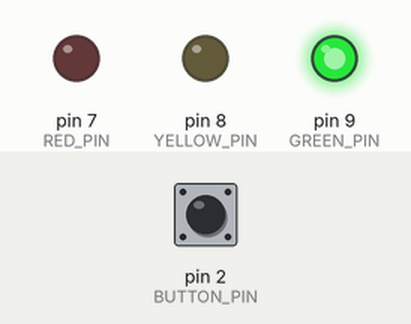
Simulated run of this sketch. Board: Arduino Uno, built with avr-gcc and run on an emulated ATmega328P. Shown: output pins drawn as LEDs (lit = HIGH). The inputs (shaded band) are chosen by the test bench; at power-on: pin 2 (BUTTON_PIN) HIGH. What the sketch prints to the serial monitor is not drawn.

Above: at 1.2 s.
1.3 s: pin 2 (BUTTON_PIN) pulled LOW for 0.15 s
At 2.1 s:
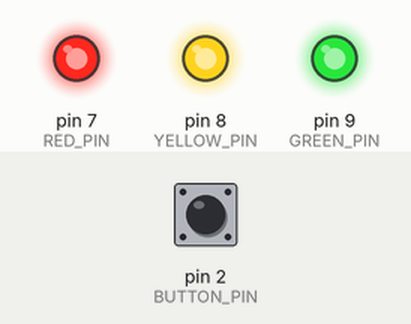
2.9 s: pin 2 (BUTTON_PIN) pulled LOW for 1 s
At 3.3 s:
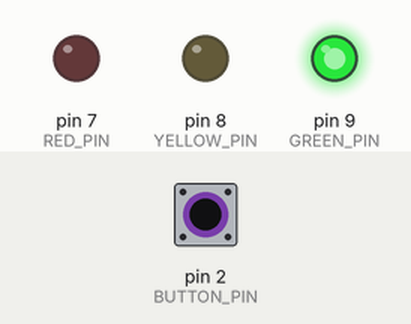
6.9 s: pin 2 (BUTTON_PIN) pulled LOW for 3.2 s
At 7.6 s:
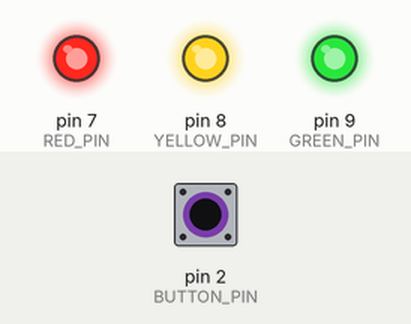
11.6 s: pin 2 (BUTTON_PIN) pulled LOW for 0.15 s
At 17.3 s:
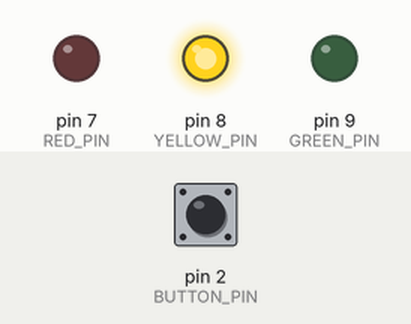
Timing chart, 0 to 20.1 s (numbered marks = the images above; inputs shaded):
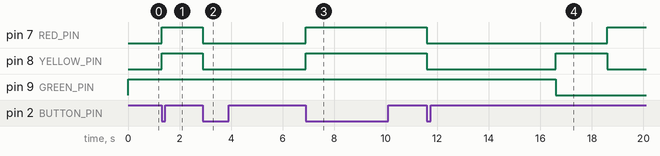

The sketch:

12_Traffic_Interrupt.ino
```cpp
// 아두이노 우노: 신호등 + 인터럽트 버튼
//  - 평소: 초록(5초) -> 노랑(2초) -> 빨강(5초) 반복
//  - D2 버튼을 누르면 인터럽트 발생 -> 모든 불 켜짐
//  - 한 번 더 누르면 다시 신호등 동작
// 빨강: D7, 노랑: D8, 초록: D9 (각각 220옴 저항 - LED - GND)
// 버튼: D2 (D2 - 버튼 - GND)
const int RED_PIN    = 7;
const int YELLOW_PIN = 8;
const int GREEN_PIN  = 9;
const int BUTTON_PIN = 2;   // 인터럽트 0번 핀

const unsigned long GREEN_MS  = 5000;  // 초록불 시간
const unsigned long YELLOW_MS = 2000;  // 노란불 시간
const unsigned long RED_MS    = 5000;  // 빨간불 시간
const unsigned long DEBOUNCE_MS = 200; // 버튼 떨림 무시 시간

volatile bool allOnMode = false;              // 모든 불 켜기 모드인지
volatile bool modeChanged = false;            // 모드가 바뀌었는지 표시
volatile unsigned long lastInterruptTime = 0;

int step = 0;                     // 0: 초록, 1: 노랑, 2: 빨강
unsigned long stepStartTime = 0;  // 현재 신호가 시작된 시각

// 인터럽트 서비스 루틴: 버튼을 누르는 순간 자동으로 실행
void onButtonPress()
{
  unsigned long now = millis();
  if (now - lastInterruptTime > DEBOUNCE_MS)
  {
    allOnMode = !allOnMode;
    if (allOnMode)  // 바로 모든 불 켜기
    {
      digitalWrite(RED_PIN, HIGH);
      digitalWrite(YELLOW_PIN, HIGH);
      digitalWrite(GREEN_PIN, HIGH);
    }
    modeChanged = true;
    lastInterruptTime = now;
  }
}

// 신호 하나만 켜고 나머지는 끄기
void showStep(int s)
{
  digitalWrite(GREEN_PIN,  s == 0 ? HIGH : LOW);
  digitalWrite(YELLOW_PIN, s == 1 ? HIGH : LOW);
  digitalWrite(RED_PIN,    s == 2 ? HIGH : LOW);
}

void setup()
{
  pinMode(RED_PIN, OUTPUT);
  pinMode(YELLOW_PIN, OUTPUT);
  pinMode(GREEN_PIN, OUTPUT);
  pinMode(BUTTON_PIN, INPUT_PULLUP);  // 안 누르면 HIGH, 누르면 LOW
  Serial.begin(9600);

  // FALLING: HIGH -> LOW 로 바뀌는 순간(누르는 순간) 인터럽트 발생
  attachInterrupt(digitalPinToInterrupt(BUTTON_PIN), onButtonPress, FALLING);

  showStep(step);
  stepStartTime = millis();
  Serial.println("신호등 시작");
}

void loop()
{
  unsigned long now = millis();

  if (modeChanged)
  {
    modeChanged = false;
    if (allOnMode)
    {
      // 인터럽트 직후 loop가 신호를 바꿨을 수도 있으니 한 번 더 모두 켜기
      digitalWrite(RED_PIN, HIGH);
      digitalWrite(YELLOW_PIN, HIGH);
      digitalWrite(GREEN_PIN, HIGH);
      Serial.println("버튼 인터럽트 -> 모든 불 켜짐");
    }
    else
    {
      Serial.println("신호등 다시 시작");
      step = 0;               // 초록불부터 다시
      showStep(step);
      stepStartTime = now;
    }
  }

  if (allOnMode)
  {
    return;  // 모든 불 켜기 모드에서는 신호를 바꾸지 않음
  }

  // delay() 대신 millis()로 시간 확인 -> 버튼에 바로 반응 가능
  unsigned long duration = (step == 0) ? GREEN_MS : (step == 1) ? YELLOW_MS : RED_MS;
  if (now - stepStartTime >= duration)
  {
    step = (step + 1) % 3;    // 초록 -> 노랑 -> 빨강 -> 초록 ...
    showStep(step);
    stepStartTime = now;
  }
}
```

Measured:
- after the input at 1.3 s, pin 7 (RED_PIN), pin 8 (YELLOW_PIN): LOW → HIGH at once
- after the input at 2.9 s, pin 7 (RED_PIN), pin 8 (YELLOW_PIN): HIGH → LOW at once
- after the input at 6.9 s, pin 7 (RED_PIN): LOW → HIGH after 0.00 s instead of 3.0 s; pin 9 (GREEN_PIN): stays HIGH (without the input it goes to LOW after 1.0 s)
- after the input at 11.6 s, pin 7 (RED_PIN): HIGH → LOW at once, → HIGH 7.0 s later; pin 8 (YELLOW_PIN): HIGH → LOW at once, → HIGH 5.0 s later, → LOW 2.0 s later; pin 9 (GREEN_PIN): HIGH → LOW after 5.0 s
